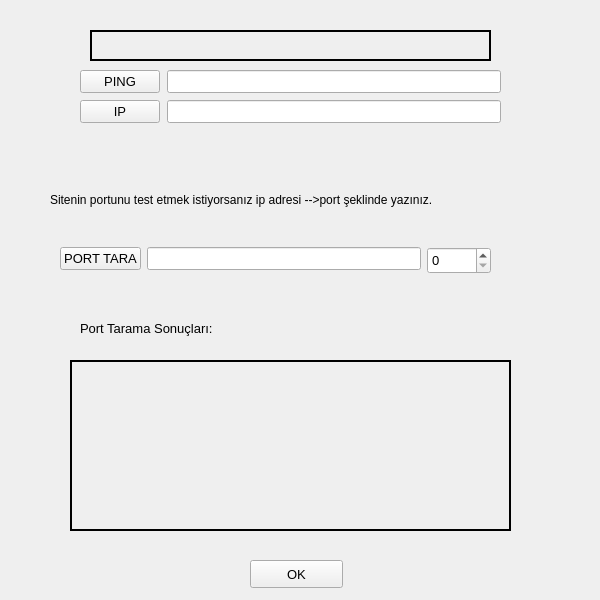
<?xml version="1.0" encoding="UTF-8"?>
<ui version="4.0">
 <class>AnaPencere</class>
 <widget class="QWidget" name="AnaPencere">
  <property name="geometry">
   <rect>
    <x>0</x>
    <y>0</y>
    <width>600</width>
    <height>600</height>
   </rect>
  </property>
  <property name="minimumSize">
   <size>
    <width>600</width>
    <height>600</height>
   </size>
  </property>
  <property name="maximumSize">
   <size>
    <width>600</width>
    <height>600</height>
   </size>
  </property>
  <property name="font">
   <font>
    <pointsize>10</pointsize>
    <weight>50</weight>
    <bold>false</bold>
   </font>
  </property>
  <property name="windowTitle">
   <string>Form</string>
  </property>
  <widget class="QLabel" name="label">
   <property name="geometry">
    <rect>
     <x>50</x>
     <y>190</y>
     <width>571</width>
     <height>20</height>
    </rect>
   </property>
   <property name="font">
    <font>
     <pointsize>9</pointsize>
     <weight>50</weight>
     <bold>false</bold>
    </font>
   </property>
   <property name="text">
    <string>Sitenin portunu test etmek istiyorsanız ip adresi --&gt;port şeklinde yazınız.</string>
   </property>
  </widget>
  <widget class="QWidget" name="formLayoutWidget">
   <property name="geometry">
    <rect>
     <x>80</x>
     <y>70</y>
     <width>421</width>
     <height>93</height>
    </rect>
   </property>
   <layout class="QFormLayout" name="formLayout">
    <property name="horizontalSpacing">
     <number>7</number>
    </property>
    <property name="verticalSpacing">
     <number>7</number>
    </property>
    <item row="1" column="0">
     <widget class="QPushButton" name="pingButton">
      <property name="text">
       <string>PING</string>
      </property>
     </widget>
    </item>
    <item row="1" column="1">
     <widget class="QLineEdit" name="pingkutu"/>
    </item>
    <item row="2" column="0">
     <widget class="QPushButton" name="ipButton">
      <property name="text">
       <string>IP</string>
      </property>
     </widget>
    </item>
    <item row="2" column="1">
     <widget class="QLineEdit" name="ipkutu"/>
    </item>
   </layout>
  </widget>
  <widget class="QWidget" name="gridLayoutWidget">
   <property name="geometry">
    <rect>
     <x>60</x>
     <y>240</y>
     <width>431</width>
     <height>41</height>
    </rect>
   </property>
   <layout class="QGridLayout" name="gridLayout">
    <item row="0" column="1">
     <widget class="QSpinBox" name="spinBox">
      <property name="minimumSize">
       <size>
        <width>45</width>
        <height>27</height>
       </size>
      </property>
      <property name="maximum">
       <number>65565</number>
      </property>
      <property name="singleStep">
       <number>0</number>
      </property>
     </widget>
    </item>
    <item row="0" column="0">
     <layout class="QFormLayout" name="formLayout_2">
      <item row="1" column="0">
       <widget class="QPushButton" name="portButton">
        <property name="text">
         <string>PORT TARA</string>
        </property>
       </widget>
      </item>
      <item row="1" column="1">
       <widget class="QLineEdit" name="portkutu"/>
      </item>
     </layout>
    </item>
   </layout>
  </widget>
  <widget class="QPushButton" name="cancelButton">
   <property name="geometry">
    <rect>
     <x>250</x>
     <y>560</y>
     <width>93</width>
     <height>28</height>
    </rect>
   </property>
   <property name="text">
    <string>OK</string>
   </property>
  </widget>
  <widget class="QLabel" name="label_2">
   <property name="geometry">
    <rect>
     <x>90</x>
     <y>30</y>
     <width>401</width>
     <height>31</height>
    </rect>
   </property>
   <property name="frameShape">
    <enum>QFrame::WinPanel</enum>
   </property>
   <property name="text">
    <string/>
   </property>
  </widget>
  <widget class="QLabel" name="label_3">
   <property name="geometry">
    <rect>
     <x>80</x>
     <y>320</y>
     <width>331</width>
     <height>16</height>
    </rect>
   </property>
   <property name="text">
    <string>Port Tarama Sonuçları:</string>
   </property>
  </widget>
  <widget class="QLabel" name="port_label">
   <property name="geometry">
    <rect>
     <x>70</x>
     <y>360</y>
     <width>441</width>
     <height>171</height>
    </rect>
   </property>
   <property name="frameShape">
    <enum>QFrame::WinPanel</enum>
   </property>
   <property name="text">
    <string/>
   </property>
  </widget>
 </widget>
 <resources/>
 <connections/>
</ui>
